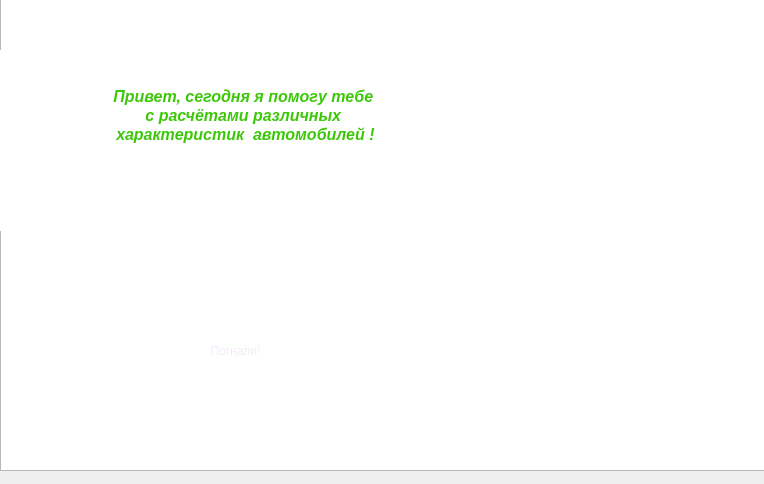
<?xml version="1.0" encoding="UTF-8"?>
<ui version="4.0">
 <class>MainWindow</class>
 <widget class="QMainWindow" name="MainWindow">
  <property name="geometry">
   <rect>
    <x>0</x>
    <y>0</y>
    <width>764</width>
    <height>484</height>
   </rect>
  </property>
  <property name="windowTitle">
   <string>hello - Car's-Specific</string>
  </property>
  <property name="styleSheet">
   <string notr="true"/>
  </property>
  <widget class="QWidget" name="centralwidget">
   <widget class="QPushButton" name="pushButton_exit">
    <property name="geometry">
     <rect>
      <x>130</x>
      <y>310</y>
      <width>211</width>
      <height>81</height>
     </rect>
    </property>
    <property name="toolTip">
     <string>&lt;html&gt;&lt;head/&gt;&lt;body&gt;&lt;p align=&quot;center&quot;&gt;&lt;br/&gt;&lt;/p&gt;&lt;/body&gt;&lt;/html&gt;</string>
    </property>
    <property name="styleSheet">
     <string notr="true">font: 700 italic 28pt &quot;Verdana&quot;;
color: rgb(60, 200, 9);
background-color: rgb(99, 107, 134);
background-color: transparent;
border: 0px;
color: rgb(246, 234, 250);
border-radius: 10;</string>
    </property>
    <property name="text">
     <string>Погнали!</string>
    </property>
   </widget>
   <widget class="QTextBrowser" name="textBrowser">
    <property name="geometry">
     <rect>
      <x>0</x>
      <y>440</y>
      <width>781</width>
      <height>41</height>
     </rect>
    </property>
    <property name="styleSheet">
     <string notr="true">font: 700 italic 8pt &quot;Verdana&quot;;
border-color: rgb(221, 69, 56);
background-color: transparent;
color: rgb(219, 219, 221);</string>
    </property>
    <property name="html">
     <string>&lt;!DOCTYPE HTML PUBLIC &quot;-//W3C//DTD HTML 4.0//EN&quot; &quot;http://www.w3.org/TR/REC-html40/strict.dtd&quot;&gt;
&lt;html&gt;&lt;head&gt;&lt;meta name=&quot;qrichtext&quot; content=&quot;1&quot; /&gt;&lt;meta charset=&quot;utf-8&quot; /&gt;&lt;style type=&quot;text/css&quot;&gt;
p, li { white-space: pre-wrap; }
hr { height: 1px; border-width: 0; }
li.unchecked::marker { content: &quot;\2610&quot;; }
li.checked::marker { content: &quot;\2612&quot;; }
&lt;/style&gt;&lt;/head&gt;&lt;body style=&quot; font-family:'Verdana'; font-size:8pt; font-weight:700; font-style:italic;&quot;&gt;
&lt;p align=&quot;center&quot; style=&quot;-qt-paragraph-type:empty; margin-top:12px; margin-bottom:12px; margin-left:0px; margin-right:0px; -qt-block-indent:0; text-indent:0px; font-size:12pt; font-style:normal;&quot;&gt;&lt;br /&gt;&lt;/p&gt;&lt;/body&gt;&lt;/html&gt;</string>
    </property>
   </widget>
   <widget class="QLabel" name="label">
    <property name="geometry">
     <rect>
      <x>380</x>
      <y>90</y>
      <width>441</width>
      <height>381</height>
     </rect>
    </property>
    <property name="styleSheet">
     <string notr="true">image: url(:/dom/image/dom.png);
background-color: transparent;</string>
    </property>
    <property name="text">
     <string/>
    </property>
   </widget>
   <widget class="QTextBrowser" name="textBrowser_2">
    <property name="geometry">
     <rect>
      <x>0</x>
      <y>50</y>
      <width>491</width>
      <height>181</height>
     </rect>
    </property>
    <property name="styleSheet">
     <string notr="true">background-image: url(:/dom/image/qw.png);
font: 700 italic 12pt &quot;Verdana&quot;;
color:black;
border: none;</string>
    </property>
    <property name="html">
     <string>&lt;!DOCTYPE HTML PUBLIC &quot;-//W3C//DTD HTML 4.0//EN&quot; &quot;http://www.w3.org/TR/REC-html40/strict.dtd&quot;&gt;
&lt;html&gt;&lt;head&gt;&lt;meta name=&quot;qrichtext&quot; content=&quot;1&quot; /&gt;&lt;meta charset=&quot;utf-8&quot; /&gt;&lt;style type=&quot;text/css&quot;&gt;
p, li { white-space: pre-wrap; }
hr { height: 1px; border-width: 0; }
li.unchecked::marker { content: &quot;\2610&quot;; }
li.checked::marker { content: &quot;\2612&quot;; }
&lt;/style&gt;&lt;/head&gt;&lt;body style=&quot; font-family:'Verdana'; font-size:12pt; font-weight:700; font-style:italic;&quot;&gt;
&lt;p align=&quot;center&quot; style=&quot;-qt-paragraph-type:empty; margin-top:0px; margin-bottom:0px; margin-left:0px; margin-right:0px; -qt-block-indent:0; text-indent:0px; font-family:'Segoe UI'; font-size:9pt; font-weight:400; font-style:normal;&quot;&gt;&lt;br /&gt;&lt;/p&gt;
&lt;p align=&quot;center&quot; style=&quot;-qt-paragraph-type:empty; margin-top:0px; margin-bottom:0px; margin-left:0px; margin-right:0px; -qt-block-indent:0; text-indent:0px; font-family:'Segoe UI'; color:#3cc809;&quot;&gt;&lt;br /&gt;&lt;/p&gt;
&lt;p align=&quot;center&quot; style=&quot; margin-top:0px; margin-bottom:0px; margin-left:0px; margin-right:0px; -qt-block-indent:0; text-indent:0px;&quot;&gt;&lt;span style=&quot; font-family:'Segoe UI'; color:#3cc809;&quot;&gt;Привет, сегодня я помогу тебе &lt;/span&gt;&lt;/p&gt;
&lt;p align=&quot;center&quot; style=&quot; margin-top:0px; margin-bottom:0px; margin-left:0px; margin-right:0px; -qt-block-indent:0; text-indent:0px;&quot;&gt;&lt;span style=&quot; font-family:'Segoe UI'; color:#3cc809;&quot;&gt;с расчётами различных &lt;/span&gt;&lt;/p&gt;
&lt;p align=&quot;center&quot; style=&quot; margin-top:0px; margin-bottom:0px; margin-left:0px; margin-right:0px; -qt-block-indent:0; text-indent:0px;&quot;&gt;&lt;span style=&quot; font-family:'Segoe UI'; color:#3cc809;&quot;&gt;характеристик  автомобилей !&lt;/span&gt;&lt;/p&gt;&lt;/body&gt;&lt;/html&gt;</string>
    </property>
   </widget>
   <widget class="QGraphicsView" name="graphicsView">
    <property name="geometry">
     <rect>
      <x>0</x>
      <y>-20</y>
      <width>771</width>
      <height>491</height>
     </rect>
    </property>
    <property name="styleSheet">
     <string notr="true">background-image: url(:/dom/image/m1000x1000.jpg);</string>
    </property>
   </widget>
   <zorder>graphicsView</zorder>
   <zorder>pushButton_exit</zorder>
   <zorder>label</zorder>
   <zorder>textBrowser_2</zorder>
   <zorder>textBrowser</zorder>
  </widget>
  <widget class="QMenuBar" name="menubar">
   <property name="geometry">
    <rect>
     <x>0</x>
     <y>0</y>
     <width>764</width>
     <height>21</height>
    </rect>
   </property>
  </widget>
 </widget>
 <resources/>
 <connections/>
</ui>
